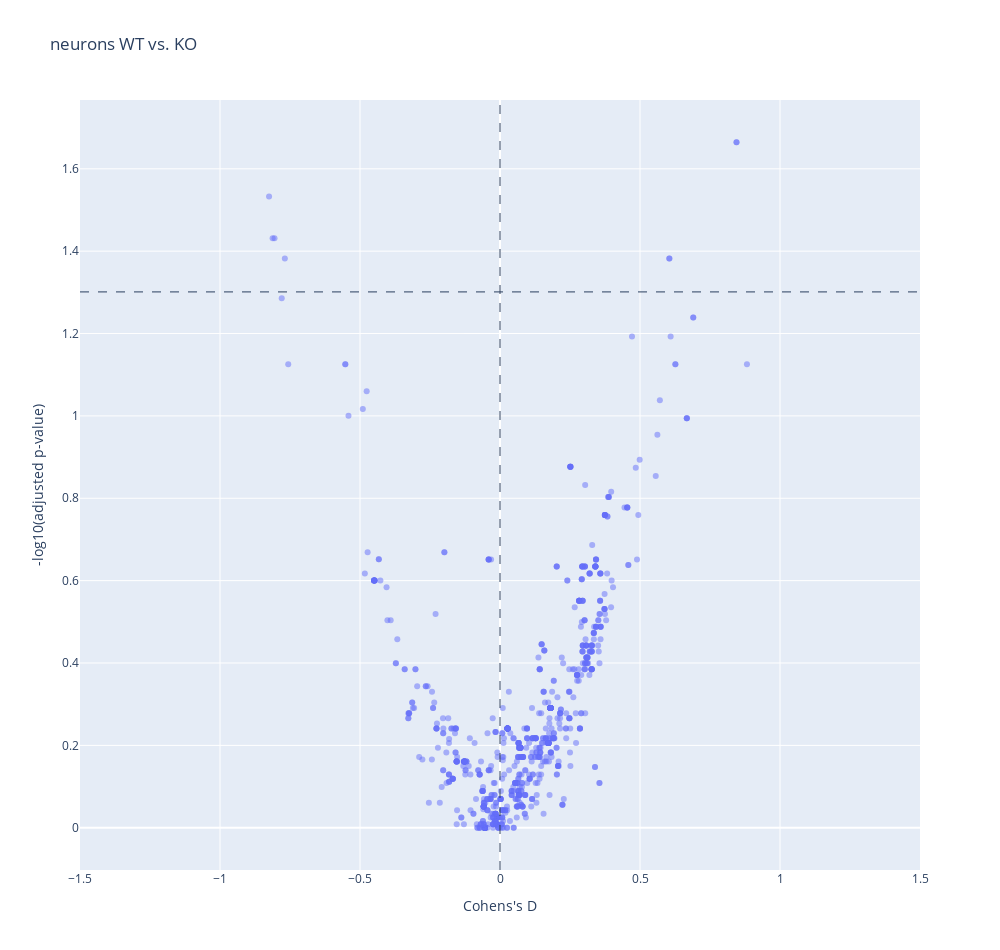

The cell this chart's notebook holds for it:
### Code cell
key = 'neurons'
plotly_vulcano_plot(
    wilcoxon_test_results['single'],
    key + ' ' + ' vs. '.join(labels[key]),
    pval_cutoff = 0.05,
    pval_column = 'wilcox_pval'
)

### Figure 1 — Plotly figure (JSON) as saved in the notebook; plotly's stock layout.template omitted (floating-point values rounded to 4 significant figures; data arrays with more than 128 entries replaced by an {"elided": "..."} marker saying what was removed)
{"data": [{"customdata": {"elided": "899x2 str values"}, "hovertemplate": "<b>%{hovertext}</b><br><br>Cohens's D=%{x}<br>-log10(adjusted p-value)=%{y}<br>associated_genes=%{customdata[0]}<br>subsystem=%{customdata[1]}<extra></extra>", "hovertext": {"elided": "899 str values"}, "legendgroup": "", "marker": {"color": "#636efa", "opacity": 0.5, "symbol": "circle"}, "mode": "markers", "name": "", "orientation": "v", "showlegend": false, "type": "scatter", "x": {"elided": "899 float values"}, "xaxis": "x", "y": {"elided": "899 float values"}, "yaxis": "y"}], "layout": {"height": 950, "legend": {"tracegroupgap": 0}, "shapes": [{"line": {"dash": "dash", "width": 1}, "type": "line", "x0": 0, "x1": 1, "xref": "x domain", "y0": 1.301, "y1": 1.301, "yref": "y"}, {"line": {"dash": "dash", "width": 1}, "type": "line", "x0": 0, "x1": 0, "xref": "x", "y0": 0, "y1": 1, "yref": "y domain"}], "title": {"text": "neurons WT vs. KO"}, "width": 1000, "xaxis": {"anchor": "y", "domain": [0, 1], "range": [-1.5, 1.5], "title": {"text": "Cohens's D"}, "type": "linear"}, "yaxis": {"anchor": "x", "autorange": true, "domain": [0, 1], "range": [-0.1026, 1.767], "title": {"text": "-log10(adjusted p-value)"}, "type": "linear"}}}
